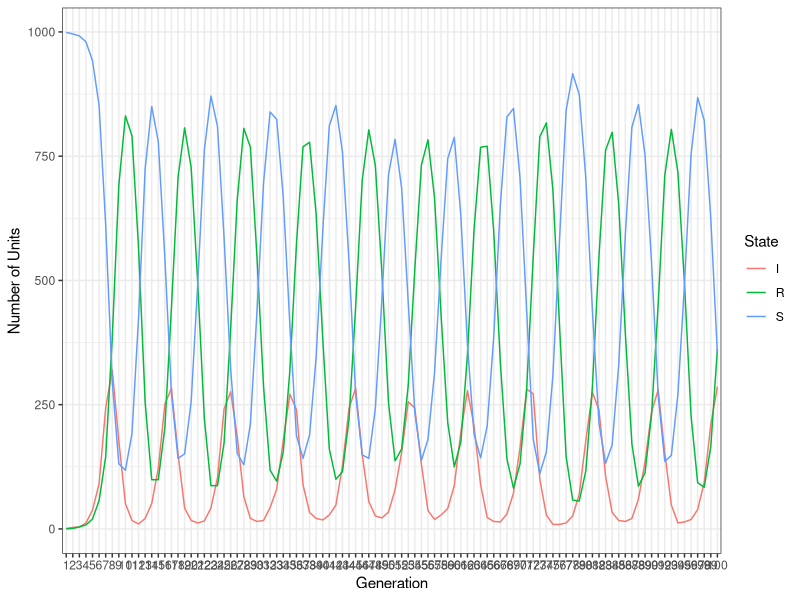

Source code (R):
## ---- chunk 1
knitr::opts_chunk$set(echo = TRUE)
## ---- chunk 2
library(reshape2)
library(ggplot2)

## ---- chunk 3

effcChecker <- function(effc_num, N, k_estimate, R_estimate) {
  
  # First identify whether any units produced >= N effective contacts
  # The vector effc_N_id stores the position of infected units which generate >= N effective contacts
  effc_N_id <- which(effc_num >= N)
  
  # Check whether any units have >= N effective contacts ( length(effc_N_id) > 0)
  # If so, use a for loop to iterate over each unit which makes >= N effective contacts (ids stored in effc_N_id)
  # For a given unit (which makes >= N effc) use a while loop to re-run the negative binomial simulation (using the parameters of R and k) to generate a new number of effective contacts for that unit
  # Continue to re-run the negative binomial simulation until the number of effective contacts is less than N.
  # When the number of effective contacts for the infected unit is < N break the loop and update the effc_num vector with the new value 
  
  
  if (length(effc_N_id) > 0) {
    for (i in effc_N_id) { # iterate over the vector effc_N_id which contains IDs of units generating >= N effective contacts
      
      effc_i <- effc_num[i] # assign variable effc_i to the number of effective contacts for the indexed unit (position i in effc_num vector)
      
      # Use a while loop to re-run the negative binomial simulation of effective contacts for the indexed unit (effc_i) until the number of effective contacts is < N.
      while (effc_i >= N) {
        new_i <- rnbinom(1, # simulate for single infected unit
                         size = k_estimate, # dispersion parameter
                         mu = R_estimate) # average number of effective contacts
        effc_i <- new_i # update effc_i within while loop
      }
      
      # Update the effc_num vector with the new, valid, number of effective contacts for the unit.
      effc_num[i] <- effc_i 
    }
  }
  return(effc_num) # return the validated effc_num vector
}


## ---- chunk 4

effcIdGenerator <- function(effc, effc_id, N) {
  Vsize <- effc # temporary vector Vsize contains the number of effective contacts for each infected unit (where effective contacts are non-zero)
  
  # Sample from all units in population to generated effectively contacted unit ids.
  # Use effc_id to remove the possibility of a self-self contact.
  # The list (L) contains the ids of effectively contacted units for each infected unit (with effc>0), simulated by random sampling of the population.
  L <- lapply(1:length(Vsize),
              function(x)
                sample((1:N)[-effc_id[x]], # Sample contacted unit ids from the total population (N), excluding the current infected unit (defined by effc_id[x])
                       Vsize[x], # The number of ids sampled is defined by the number of effective contacts made by the 'x' Infected unit.
                       replace = FALSE)) # Once contacted a unit cannot be contacted again by the same infected unit.
  
  # Transform the list of contact ids into a vector which contains no duplicate ids (i.e. if a unit is contacted by two different infected units it is only recorded once, since a unit cannot be infected twice in 1 timestep)
  
  contact_ids <- unique(unlist(L)) # contact_ids is a vector which stored the ids of all units which are effectively contacted by an infected unit
  
  return(contact_ids) #return the contact_ids vector
}


## ---- chunk 5

# The S_to_I function takes as arguments: the ids of infected units (I_index), the ids of susceptible units (S_index), the population size (N), an estimate of the overdispersion of effective contacts (k_estimate), the average number of effective contacts per infected unit (R_estimate), an argument to define whether the effective contact potential of units is fixed or variable across timesteps (heterogeneity) and a vector of effective contact potentials for each unit (fixed_effc, for use when heterogeneity == "fixed")


S_to_I <- function(I_index,
                   S_index,
                   N,
                   k_estimate,
                   R_estimate,
                   heterogeneity, # defines whether the effective contact potential of units is fixed or variable across timesteps
                   fixed_effc # stores the effective contact potential of units, required when heterogeneity is fixed across timesteps
                   ) {
  # In 2 steps: (i) Simulate the number of effective contacts per infected unit, (ii) Generate secondary cases (from effective contacts with S units)
  
  # ------------------------------------------------------------------------------------------
  ## SIMULATE NUMBER OF EFFECTIVE CONTACTS PER INFECTED UNIT
  # ------------------------------------------------------------------------------------------
  # Calculate the number of effective contacts made by each infected unit in a given timestep

  ## Heterogeneity == FIXED ##
  # When heterogeneity == "fixed" the effective contact potential of each unit is constant across timesteps and is stored in the vector fixed_effc

    if (heterogeneity == "fixed") { 
      
      # define effc_num vector to store the effc value (stored in fixed_effc) for infected individuals 
      effc_num <- fixed_effc[I_index] # subsetting effc_fixed vector with I_index
      
    ## Heterogeneity == VARIABLE ##   
    # When heterogeneity == "variable" the effective contact potential of each unit can vary across timesteps (i.e. stochastic), redrawn from the Negative Binomial Distribution each timestep.  
      
    } else if (heterogeneity == "variable") { 
      
      I0 <- length(I_index) # the number of currently infected cases
      
      # define vector effc_raw to store the number of effective contacts for each infected unit (drawn from a Negative Binomial Distribution)
      effc_raw <-
        rnbinom(I0,   # I0 is the number of infected units in the population (defines number of elements in effc_raw vector)
                size = k_estimate, # dispersion parameter of effective contacts
                mu = R_estimate) # average number of effective contacts for a unit in the population
      
      ## Effective Contact Verification ##
      # verify that no unit produces >= N effective contacts (an impossibility) using the effcChecker function (see above)
      effc_num <- effcChecker(effc_raw, N, k_estimate, R_estimate) 
      
    }
    
    # ------------------------------------------------------------------------------------------
    ## GENERATE IDs of SECONDARY CASES
    # ------------------------------------------------------------------------------------------
    # 2 step process: (i) Contact IDs (all units), (ii) Case IDs (only S units)

    # If the number of effective contacts (effc) is non-zero simulate contacts between units in the population by random sampling
    # An 'effective contact' can occur between an infected unit and any other unit in the population, excluding itself (ie units in S, I or R state can be contacted). See effcIdGenerator   
    # A contacted unit only becomes infected if it is in the S state (see line 287)
  
    ## Clean the effc vector ##
  
    # subset the 'effc_num' vector to contain only non-zero effective contacts
    effc <- effc_num[effc_num > 0] # this will be used to simulate contacts between units in the population using random sampling.
    
    ## Store Infected Unit (with non-zero contacts) IDs: ##
    
    # A vector 'effc_id' is defined which store the ids of infected units which generated more than 0 effective contacts (effc_num > 0)
    # this will be used to ensure that no self-self contacts are simulated 
    effc_id <- I_index[effc_num > 0]
    
    
    ## Generate Contact IDs ##
    
    # If >0 effective contacts are made (i.e. length(effc)>0) use effcIdGenerator to produce list of effectively contacted unit ids 
    
    if (length(effc) > 0) {
      
      contact_ids <- effcIdGenerator(effc, effc_id, N)  # effcIdGenerator produces a list of effectively contacted unit ids (stored in contact_ids vector) using random sampling of population IDs (see effcIdGenerator code)
      
      ## Generate Case IDs ##
    
      # Define the cases_index vector to store the ids of newly infected units (effectively contacted S units)
      # Cases are generated from effective contacts between an infected unit and a susceptible unit
      # Within the vector of contacted unit ids (contact_ids), identify those ids which are in the Susceptible state (S_index)
      
      cases_index <- contact_ids[contact_ids %in% S_index]
      
    } else{
      #if no secondary cases are produced then case_index vector <- 0
      cases_index <- numeric(0)
    }
    
    return(cases_index)
  }


## ---- chunk 6


state_update <- function(state_tracker, # vector of initial population states
                         generations, # number of timesteps to run simulation 
                         R_period, # the immune period (number of timesteps spent in recovered state)
                         N, # population size
                         heterogeneity, # is heterogeneity in effective contacts "fixed" or "variable"
                         k_estimate, # overdispersion parameter, level of heterogeneity in effective contact potential
                         R_estimate, # average number of effective contacts per unit
                         output # defines the output as "matrix" or "counts"
                         ) {
  
  
  # -------------
  ## SET UP ##
  # -------------
  
  # Create a vector to store the number of timesteps spent in R state
  # this will ensure that units spend the number of generations defined by R_period in the "R" state before reverting to susceptibility
  RTime <- c(rep(0, N))
  
  
  # Define the effective contact potential of units, when heterogeneity == "fixed"
  # If the number of effective contacts per unit is fixed over time then define a vector "effc_fixed" to contain the number of contacts per unit in the population.
  fixed_effc <- rnbinom(N,
                      size = k_estimate, 
                      mu = R_estimate)
  
  # Use effcChecker function to validate that the number of effective contacts per unit does not exceed the total population size
  fixed_effc <- effcChecker(fixed_effc, N, k_estimate, R_estimate)
  
  
  # Set the initial state of the population, this will be updated with each iteration of the generations FOR loop below.
  
  disease_state <- state_tracker
  
   
  # Create vectors to store the number of units in each state per generation, only if the output is "counts"

  if(output == "counts"){
    S_counts <- sum(disease_state == "S")
    I_counts <- sum(disease_state == "I")
    R_counts <- sum(disease_state == "R")
  }
  
  # --------------
  ## SIMULATION ##
  # --------------
  
  for (i in 2:generations) { # run the simulation for the number of timsteps specified in 'generations' variable
    
    S_index <- which(disease_state == "S") # ids of Susceptible individuals
    I_index <- which(disease_state == "I") # ids of Infected individuals
    R_index <- which(disease_state == "R") # ids of Recovered individuals
    
    new_disease_state <-
      vector(length = length(disease_state)) # vector to hold disease state of units in population at next timestep
    
    # ------------
    ## RECOVERY ##
    # ------------
    
    # All infecteds become recovered in a given timestep
    
    if (length(I_index) > 0) {
      new_disease_state[I_index] <- "R"
    }
    
    
    # -------------------------------
    ## LOSS OF IMMUNITY ##
    # -------------------------------
    
    ## Recovereds become Susceptible again after being in R_state for >= R_period timesteps
    
    if (length(R_index) > 0) {
      RTime[R_index] <- RTime[R_index] + 1 # update R units in RTime vector to reflect +1 timestep in R state
      newS_index <- which(RTime == R_period) # identify units which have been in R state for >= ~R_period, store in newS_index
      
      # Update RTime vector for units reverting to susceptibility
      RTime[newS_index] <- 0 # becomes 0 since units are no longer immune
      
      # Update new_disease_state vector
      new_disease_state[R_index] <- "R"
      new_disease_state[newS_index] <- "S" # units identified in newS_index lose immunity
    }
    
    
    # -----------
    ## INFECTION
    # -----------
    
    ## Infected units produce secondary cases according to negative binomial distribution (NBD)
    # See the S_to_I function description above for a detailed explanation
    # S_to_I takes a vector of susceptible units and a vector of infected units and generated new infected units (cases) based on anegative binomial distribution. 
    # S_to_I outputs a vector (cases_index) storing the ID of new infected units (cases)
    
    if (length(S_index > 0)) {
      cases_index <- S_to_I(I_index,
                            S_index,
                            N,
                            k_estimate,
                            R_estimate,
                            heterogeneity, # heterogeneity variable determines whether unit effective contacts are fixed or variable over time.
                            fixed_effc # stores the effective contact potential of units, used if heterogeneity == "fixed"
                            ) 
      new_disease_state[S_index] <- "S" # all S units remain in S state
      new_disease_state[cases_index] <- "I" # update ids of units in cases_index to "I"
    }
    
    # -----------------------
    ## UPDATE STATE MATRIX // COUNTS ##
    # -----------------------
    
    if (output == "matrix"){
      
      state_tracker <-
        cbind(state_tracker, new_disease_state) # update column of state_matrix with new population state
      
    }else if (output == "counts"){
      
      # update vectors containing counts of units in each disease state over time
      
      S_counts <- c(S_counts, sum(new_disease_state == "S"))
      I_counts <- c(I_counts, sum(new_disease_state == "I"))
      R_counts <- c(R_counts, sum(new_disease_state == "R"))
      
    }
    
    # update the disease state of the population for the next loop
    disease_state <- new_disease_state
   
  } 
  ## END OF FOR LOOP
  
  # -----------------------
  ## DEFINE OUTPUT ##
  # -----------------------
  
  # Define the formate of the function output, as specified by the 'output' argument
  # If output is set to 'matrix' return the full matrix containing the disease state of each individual unit over time
  # If output is set to 'counts' return a dataframe tracking only the number (not the identity) of units in each disease state over time
  
  if (output == "matrix") {
    
    #rename state_tracker columns as generation number
    colnames(state_tracker) <- seq(1:generations)
    
    return(state_tracker) # return the full matrix tracking the state of each unit in the population across time
    
  } else if (output == "counts") {
    
    # bind state_count vectors into a data_frame called state_counts, with each disease state occupying a different row (S, I, R)
    state_counts <- as.data.frame(rbind(S_counts, I_counts, R_counts))
    # rename columns and rows of state_counts 
    colnames(state_counts) <- seq(1:generations)
    rownames(state_counts) <- c("S", "I", "R")
  
    return(state_counts) # return the number (but not ID) of units in each state across time
  }
  
}



## ---- chunk 7

### SET UP ###

N <- 1000 # Population size
I0 <- 1 # number of index cases

generations <- 100 # number of generations to simulate

init_state <- c(rep("I", I0), # Initial disease state of units within population
                rep("S", N - I0)
)
#state_tracker <- as.matrix(init_state) # A matrix with 1 column which contains the initial state of each unit in the population, nrow = N (number of units in population)
state_tracker <- init_state


### PARAMETERS ###

R_period <- 4 # number of timesteps spent in "recovered" state before becoming susceptible again
k_estimate <- 1000 # overdispersion parameter for NBD - 0.18 for Ebola from Althaus 2015
R_estimate <- 3 # average R using estimate for NBD - 0.95 for Ebola from Althaus 2015

## ---- chunk 8
# Run state_update function with parameters specified above

population_state <- state_update(state_tracker,
                                 generations,
                                 R_period,
                                 N,
                                 heterogeneity = "fixed",
                                 k_estimate, 
                                 R_estimate,
                                 output = "matrix")


state_numbers <- state_update(state_tracker,
                              generations,
                              R_period,
                              N,
                              heterogeneity = "fixed",
                              k_estimate,
                              R_estimate,
                              output = "counts")

population_state[1:5, 1:10]
state_numbers[1:3, 1:10]

## ---- chunk 9

library(reshape2)
library(ggplot2)

state_numbers$state <- c("S", "I", "R") # define which disease state each row corresponds to, required for melt() function
  
data_long <- melt(state_numbers) # data in long format for ggplot2

ggplot(data = data_long, 
       aes(x = variable, y = value, group = state, colour = state)) +
  geom_line() + 
  scale_colour_hue(name = "State") + 
  xlab("Generation") + ylab("Number of Units") +
  theme_bw()

